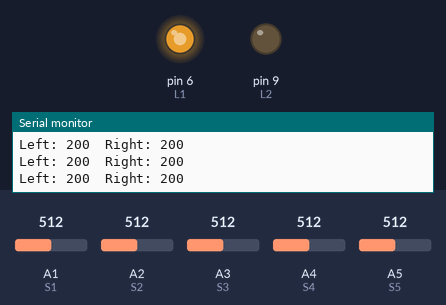
Simulated run of this sketch. Board: Arduino Uno, built with avr-gcc and run on an emulated ATmega328P. On the bench: output pins drawn as LEDs (lit = HIGH), the last lines printed to the serial monitor. Inputs (shaded band) come from the test bench; at power-on: A2 (S2) = 512, A4 (S4) = 512, A3 (S3) = 512, A1 (S1) = 512, A5 (S5) = 512. Pins used as bus, display or sensor lines are not drawn.

Above: at 1.2 s.
1.3 s: A2 (S2) set to 306
At 1.55 s:
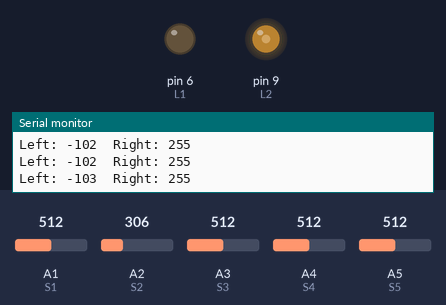
4.3 s: A4 (S4) set to 716
5.8 s: A3 (S3) set to 716
8.8 s: A3 (S3) set to 992
11.8 s: A1 (S1) set to 479
At 13.0 s:
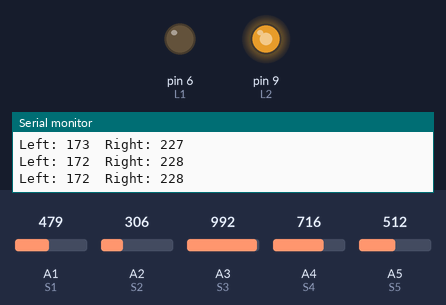
13.3 s: A5 (S5) set to 474
At 15.39 s:
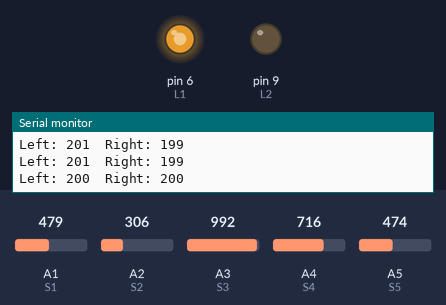
Timing chart, 0 to 17.3 s (numbered marks = the images above; inputs shaded):
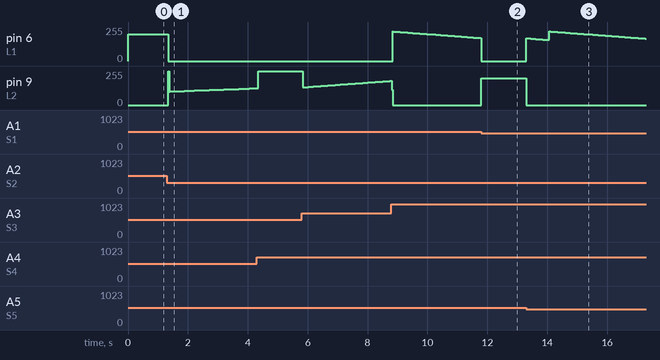

The sketch:

ControlByLinePID.ino
```cpp
#include <SoftwareSerial.h>
//
//Code dành cho Arduino Uno R3
//Code điều khiển xe tự hành sử dụng cảm  biến hồng ngoại nhằm đi theo vạch kẻ đường tạo sẵn.
//Có giao tiếp với ESP8266 nhằm theo dõi tốc độ xe trên website
//
#define R1 3 // Định nghĩa tiến
#define R2 5
#define L1 6
#define L2 9
#define S1 A1 // Định nghĩa cổng của cảm biến hồng ngoại thứ nhất
#define S2 A2 // Định nghĩa cổng của cảm biến hồng ngoại thứ hai
#define S3 A3 // Định nghĩa cổng của cảm biến hồng ngoại thứ ba
#define S4 A4 // Định nghĩa cổng của cảm biến hồng ngoại thứ tư
#define S5 A5 // Định nghĩa cổng của cảm biến hồng ngoại thứ năm
SoftwareSerial mySerial (7, 8); // Tạo cổng giao tiếp nối tiếp ảo với Rx là cổng D7 và Tx là cổng D8 để truyền dữ liệu cho ESP8266 nhằm đưa dữ liệu lên website để theo dõi

unsigned long now = 0; //Sử dụng timer ngắt
unsigned long time;
int timeDelay = 2000; //Cứ sau mỗi 2000ms tiến hành ngắt một lần

int P, D, I, previousError, PIDvalue, error; //định nghĩa biến cho điều khiển sử dụng PID controller
int lsp, rsp; // Định nghĩa biến tốc độ cho bánh xe bên phải (rsp) và bánh xe bên trái (lsp)
int lfspeed = 200; //Định nghĩa tốc độ mặc định
//Định nghĩa các giá trị của hàm PID controller
float Kp = 0;
float Kd = 0;
float Ki = 0;
// Định nghĩa các giá trị so sánh cho các cảm biến hồng ngoại
int minValues[5] = {53, 53, 53, 53, 53}
, maxValues[5] = {926,926,926,926,926}
, threshold[5] = {489,489,489,489,489};

void setup() {
  // Định nghĩa cho các chân:
  // Định nghĩa cho các chân driver motor
  pinMode(R1, OUTPUT);
  pinMode(L1, OUTPUT);
  pinMode(R2, OUTPUT);
  pinMode(L2, OUTPUT);
  //Định nghĩa cho các chân cảm biến
  pinMode(S1, INPUT);
  pinMode(S2, INPUT);
  pinMode(S3, INPUT);
  pinMode(S4, INPUT);
  pinMode(S5, INPUT);
  // Định nghĩa giao tiếp
  Serial.begin(9600); //Định nghĩa giao tiếp nối tiếp với band = 9600 qua cổng Tx, Rx mặc định
  mySerial.begin(9600); //Định nghĩa giao tiếp nối tiếp với band = 9600 qua cổng Tx, Rx ảo
}
void Stop() //Hàm dừng xe
{
  MotorSpeed(1, 0);
  MotorSpeed(2, 0);
}
void MotorSpeed(int motor, int speed) // Hàm truyền tốc độ cho xe
{
  if(motor == 1) // nếu motor là motor số 1
  {
    if(speed >= 0)
    {
      analogWrite(R1, speed);
      analogWrite(R2, 0);
    }else{
      analogWrite(R1, 0);
      analogWrite(R2, -speed);
    }
  }
  if(motor == 2)// nếu motor là motor số 2
  {
    if(speed >= 0)
    {
      analogWrite(L1, speed);
      analogWrite(L2, 0);
    }else{
      analogWrite(L1, 0);
      analogWrite(L2, -speed);
    }
  }
}
void linefollow() // Hàm tính toán tốc độ dựa trên cảm biến hồng ngoại
{
  int error = (analogRead(S2) - analogRead(S4)); // So sánh độ chênh lệch của 2 cảm biến
  P = error;
  I = I + error;
  D = error - previousError;

  PIDvalue = (Kp * P) + (Ki * I) + (Kd * D); // Hàm điều khiển tốc độ sử dụng PID controller
  previousError = error;

  lsp = lfspeed + PIDvalue; //Gán giá trị tốc độ cho motor bên trái
  rsp = lfspeed - PIDvalue; //gán giá trị tốc độ cho motor bên phải

  if (lsp > 255) { // giới hạn giá trị tốc độ do chân điều khiển PWM của Arduino chỉ có độ phân giải là 8 bit (2^8 = 256)
    lsp = 255;
  }
  if (rsp > 255) {
    rsp = 255;
  }
  /*if (lsp < 0) {
    lsp = 0;
  }
  if (rsp < 0) {
    rsp = 0;
  }*/
  if(time - now >= timeDelay) // thực hiện ngắt để truyền dữ liệu cho ESP8266 nhằm đưa dữ liệu lên website để theo dõi
  {
    now = millis();
    if(abs(rsp) > abs(lsp))
    {
      mySerial.println(rsp);
    }else{
      mySerial.println(lsp);
    }
  }
  Serial.print("Left: ");
  Serial.print(lsp);
  Serial.print("  Right: ");
  Serial.print(rsp);
  Serial.println();
  MotorSpeed(1, rsp); // Truyền dữ liệu tốc độ cho motor
  MotorSpeed(2, lsp);
}
void ControlByLine()
{
  time = millis(); //Sử dụng millis để ngắt
  if (analogRead(S1) > threshold[0] && analogRead(S5) < threshold[4] ) //Nếu cảm biến ngoài cùng bên trái của xe chạm vạch: thực hiện rẽ bên trái
  {
    MotorSpeed(1, -lfspeed);
    MotorSpeed(2, lfspeed);
    if(time - now >= timeDelay)// Thực hiên truyền dữ liệu cho ESP8266
    {
      now = millis();
      mySerial.println(lfspeed);
    }
  }

  else if (analogRead(S5) > threshold[4] && analogRead(S1) < threshold[0])//Nếu cảm biến ngoài cùng bên phải của xe chạm vạch: thực hiện rẽ bên phải
  {
    MotorSpeed(1, lfspeed);
    MotorSpeed(2, -lfspeed);
    if(time - now >= timeDelay)// Thực hiên truyền dữ liệu cho ESP8266
    {
      now = millis();
      mySerial.println(lfspeed);
    }
  }
  else if(analogRead(S3) > threshold[2]) // Nếu xe chưa đi đúng vạch, sử dụng điều khiển PID để căn chỉnh lại tốc độ
  {
    Kp = 0.003 * (1000 - analogRead(S3));
    Kd = 12 * Kp;
    Ki = 0.001;
    linefollow();
  }else if(analogRead(S1) > threshold[0] && analogRead(S2) > threshold[1] && analogRead(S3) < threshold[2] && analogRead(S4) > threshold[3] && analogRead(S5) > threshold[4])
  // Nếu xe đi đúng vạch, tốc độ xe bằng với tốc độ mặc định
  {
    MotorSpeed(1, lfspeed);
    MotorSpeed(2, lfspeed);
    if(time - now >= timeDelay)
    {
      now = millis();
      mySerial.println(lfspeed);
    }
  }else if(analogRead(S1) < threshold[0] && analogRead(S2) < threshold[1] && analogRead(S3) < threshold[2] && analogRead(S4) < threshold[3] && analogRead(S5) < threshold[4])
  //Nếu toàn bộ cảm biến chạm vạch, xe dừng lại
  {
    Stop();
    if(time - now >= timeDelay)
    {
      now = millis();
      mySerial.println(0);
    }
  }
}
void loop() {
  // put your main code here, to run repeatedly:
  ControlByLine(); // Sử dụng chế độ điều khiển theo vạch kẻ đường
}
```

Measured:
- the behaviour switches between 489 and 488 on A1 (S1) (found by bisection; images 1 and 2)
- the behaviour switches between 490 and 489 on A5 (S5) (found by bisection; images 2 and 3)
- after the input at 1.3 s, pin 6 (L1): 200/255 → 0/255 after 0.05 s
- after the input at 11.8 s, pin 9 (L2): 0/255 → 200/255 at once
- after the input at 13.3 s, pin 6 (L1): ramps from 222/255 to 158/255 and jumps back, once every 0.77 s; pin 9 (L2): 200/255 → 0/255 at once
